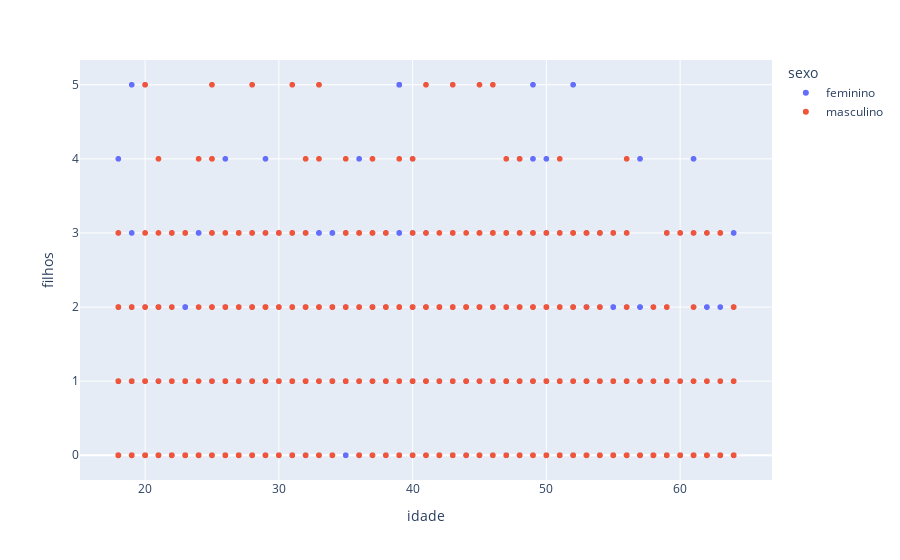

Source (notebook cell):
### Markdown cell above
### Provocação: será que existem outliers multivariados?
Não teremos tempo de aprofundar no assunto neste curso, mas segue
um artigo sobre o tema: https://teses.usp.br/teses/disponiveis/45/45133/tde-20102009-211316/pt-br.php

### Code cell
px.scatter(data_frame=df_seguros, x='idade', y='filhos', color='sexo')

### Figure 1 — Plotly figure (JSON) as saved in the notebook; plotly's stock layout.template omitted (floating-point values rounded to 4 significant figures; data arrays with more than 128 entries replaced by an {"elided": "..."} marker saying what was removed)
{"data": [{"hovertemplate": "sexo=feminino<br>idade=%{x}<br>filhos=%{y}<extra></extra>", "legendgroup": "feminino", "marker": {"color": "#636efa", "symbol": "circle"}, "mode": "markers", "name": "feminino", "showlegend": true, "type": "scattergl", "x": {"elided": "660 int values"}, "xaxis": "x", "y": {"elided": "660 int values"}, "yaxis": "y"}, {"hovertemplate": "sexo=masculino<br>idade=%{x}<br>filhos=%{y}<extra></extra>", "legendgroup": "masculino", "marker": {"color": "#EF553B", "symbol": "circle"}, "mode": "markers", "name": "masculino", "showlegend": true, "type": "scattergl", "x": {"elided": "675 int values"}, "xaxis": "x", "y": {"elided": "675 int values"}, "yaxis": "y"}], "layout": {"legend": {"title": {"text": "sexo"}, "tracegroupgap": 0}, "margin": {"t": 60}, "xaxis": {"anchor": "y", "domain": [0, 1], "title": {"text": "idade"}}, "yaxis": {"anchor": "x", "domain": [0, 1], "title": {"text": "filhos"}}}}
